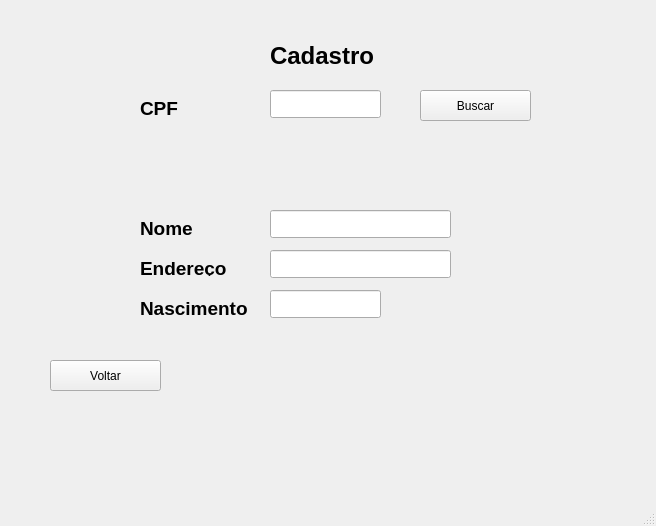
<?xml version="1.0" encoding="UTF-8"?>
<ui version="4.0">
 <class>MainWindow</class>
 <widget class="QMainWindow" name="MainWindow">
  <property name="geometry">
   <rect>
    <x>0</x>
    <y>0</y>
    <width>656</width>
    <height>526</height>
   </rect>
  </property>
  <property name="windowTitle">
   <string>MainWindow</string>
  </property>
  <widget class="QWidget" name="centralwidget">
   <widget class="QLabel" name="titulo">
    <property name="geometry">
     <rect>
      <x>270</x>
      <y>30</y>
      <width>111</width>
      <height>51</height>
     </rect>
    </property>
    <property name="font">
     <font>
      <pointsize>18</pointsize>
      <weight>75</weight>
      <bold>true</bold>
     </font>
    </property>
    <property name="text">
     <string>Cadastro</string>
    </property>
   </widget>
   <widget class="QPushButton" name="btnBuscar">
    <property name="geometry">
     <rect>
      <x>420</x>
      <y>90</y>
      <width>111</width>
      <height>31</height>
     </rect>
    </property>
    <property name="text">
     <string>Buscar</string>
    </property>
   </widget>
   <widget class="QPushButton" name="btnVoltar">
    <property name="geometry">
     <rect>
      <x>50</x>
      <y>360</y>
      <width>111</width>
      <height>31</height>
     </rect>
    </property>
    <property name="text">
     <string>Voltar</string>
    </property>
   </widget>
   <widget class="QLabel" name="labelNome">
    <property name="geometry">
     <rect>
      <x>140</x>
      <y>220</y>
      <width>58</width>
      <height>16</height>
     </rect>
    </property>
    <property name="font">
     <font>
      <pointsize>14</pointsize>
      <weight>75</weight>
      <bold>true</bold>
     </font>
    </property>
    <property name="text">
     <string>Nome</string>
    </property>
   </widget>
   <widget class="QLabel" name="labelEndereco">
    <property name="geometry">
     <rect>
      <x>140</x>
      <y>260</y>
      <width>91</width>
      <height>16</height>
     </rect>
    </property>
    <property name="font">
     <font>
      <pointsize>14</pointsize>
      <weight>75</weight>
      <bold>true</bold>
     </font>
    </property>
    <property name="text">
     <string>Endereço</string>
    </property>
   </widget>
   <widget class="QLabel" name="labelCPF">
    <property name="geometry">
     <rect>
      <x>140</x>
      <y>100</y>
      <width>91</width>
      <height>16</height>
     </rect>
    </property>
    <property name="font">
     <font>
      <pointsize>14</pointsize>
      <weight>75</weight>
      <bold>true</bold>
     </font>
    </property>
    <property name="text">
     <string>CPF</string>
    </property>
   </widget>
   <widget class="QLabel" name="labelNascimento">
    <property name="geometry">
     <rect>
      <x>140</x>
      <y>300</y>
      <width>111</width>
      <height>16</height>
     </rect>
    </property>
    <property name="font">
     <font>
      <pointsize>14</pointsize>
      <weight>75</weight>
      <bold>true</bold>
     </font>
    </property>
    <property name="text">
     <string>Nascimento</string>
    </property>
   </widget>
   <widget class="QLineEdit" name="lineEditNome">
    <property name="geometry">
     <rect>
      <x>270</x>
      <y>210</y>
      <width>181</width>
      <height>28</height>
     </rect>
    </property>
   </widget>
   <widget class="QLineEdit" name="lineEditEndereco">
    <property name="geometry">
     <rect>
      <x>270</x>
      <y>250</y>
      <width>181</width>
      <height>28</height>
     </rect>
    </property>
   </widget>
   <widget class="QLineEdit" name="lineEditCPF">
    <property name="geometry">
     <rect>
      <x>270</x>
      <y>90</y>
      <width>111</width>
      <height>28</height>
     </rect>
    </property>
   </widget>
   <widget class="QLineEdit" name="lineEditNascimento">
    <property name="geometry">
     <rect>
      <x>270</x>
      <y>290</y>
      <width>111</width>
      <height>28</height>
     </rect>
    </property>
   </widget>
  </widget>
  <widget class="QMenuBar" name="menubar">
   <property name="geometry">
    <rect>
     <x>0</x>
     <y>0</y>
     <width>656</width>
     <height>22</height>
    </rect>
   </property>
  </widget>
  <widget class="QStatusBar" name="statusbar"/>
 </widget>
 <resources/>
 <connections/>
</ui>
